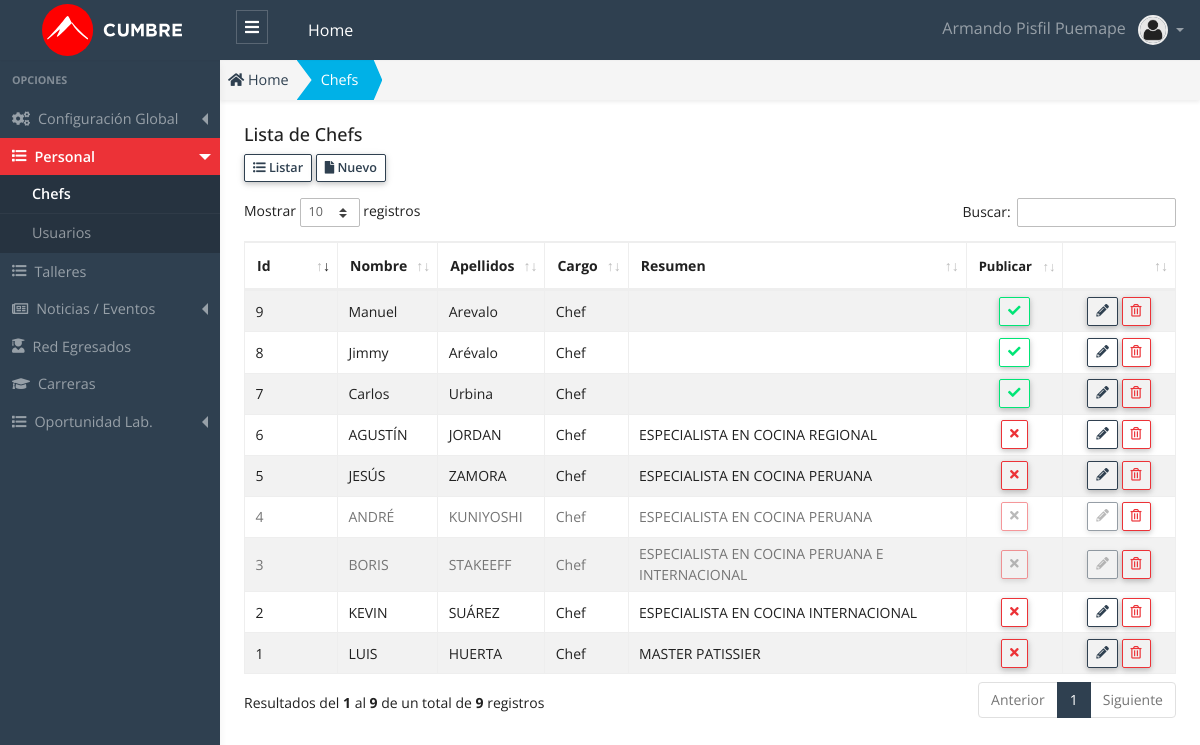
Page /public/admin/chef/chef.php (signed in) on the committed database.
### tables this page shows
CREATE TABLE `chef` (
  `id` int(11) unsigned NOT NULL AUTO_INCREMENT,
  `nombre` varchar(150) NOT NULL,
  `apellidos` varchar(150) NOT NULL DEFAULT '',
  `cargo` varchar(120) NOT NULL DEFAULT '',
  `resumen` varchar(150) DEFAULT NULL,
  `descripcion` longtext,
  `imagen` varchar(200) DEFAULT NULL,
  `item` int(11) DEFAULT NULL,
  `publicar` char(1) NOT NULL DEFAULT 'S',
  `estado` int(1) DEFAULT '1',
  `created_up` timestamp NULL DEFAULT CURRENT_TIMESTAMP ON UPDATE CURRENT_TIMESTAMP,
  PRIMARY KEY (`id`) USING BTREE
);

### public/app/database/Connection.php (called while the page is built, shortened)
<?php
Class Connection
{
  protected $db_host   = 'localhost';
  protected $db_user   = 'root';
  protected $db_pass   = '';
  protected $db_name   = 'escuelac_w_ne16';
  protected $db_port   = '3306';
  protected $db_driver = 'mysql';
  protected $query  = '';
  protected $conn   = null  ;
  private function openConnection()
  {
    $str_conn = $this->db_driver.":host=".$this->db_host.";port=".$this->db_port.";dbname=" .$this->db_name;
    $this->conn = new PDO($str_conn,$this->db_user,$this->db_pass);
    $this->conn->setAttribute(PDO::ATTR_ERRMODE, PDO::ERRMODE_EXCEPTION);
    $this->conn->query("SET NAMES 'utf8'");
    return $this->conn ;
  }
  protected function executeQuery()
  {
    $stm = $this->conn->prepare($this->query);
    $this->status = $stm->execute() ;
    if($this->status)
    {
      $column_count = $stm->columnCount() ;
      if ($column_count > 0)
      {
        $rows  = $stm->fetchAll(PDO::FETCH_ASSOC) ;
      }
    }
  }
}

### public/app/models/Chef.php (called while the page is built, shortened)
<?php
class Chef extends Connection {
  public function getAll()
  {
    try{
      $this->query = "SELECT * FROM chef; ";
      $this->executeQuery();
      $data = $this->rows ;
      return $data;
    }catch(exception $e){
      throw new Exception($e->getMessage());
    }
  }
}

### public/app/controllers/ChefController.php (called while the page is built, shortened)
<?php
 class ChefController
{
  public function getAll()
  {
    try
    {
      $chef  = new Chef();
      $data = $chef->getAll();
      return $data ;
    }
    catch (Exception $e)
    {
      throw new Exception($e->getMessage());
    }
  }
}

### public/admin/chef/chef.php (the view, shortened to what this page needs)
<?php
    $chef_controller = new ChefController();
    $data = $chef_controller->getAll();
    $title_page = "Chefs";
?>
<!DOCTYPE html>
<html lang="es">
<head>
  <?php
    require_once "../layout/head_links.phtml";
  ?>
</head>
<body>
  <?php require "../layout/header.phtml"; ?>
  <div class="app-wrap">
    <?php require_once "../layout/sidebar.phtml";?>
    <main role="main" class="main">
      <nav class="full-content" aria-label="breadcrumb">
        <ol class="breadcrumb breadcrumb-shape shadow-sm radius-0">
          <li class="breadcrumb-item">
            <a href="admin">
              <i class="fas fa-home"></i> Home
            </a>
          </li>
          <li class="breadcrumb-item active bg-info text-white" aria-current="page">
            <a class="link-white" href="admin/chef/chef.php">
              <?php echo $title_page; ?>
            </a>
          </li>
        </ol>
      </nav>
      <div class="container-full p-2 fs-x-14">
        <div class="row">
          <div class="col-12">
            <h5 class="page-header-title">Lista de <?php echo $title_page; ?> </h5>
          </div>
          <div class="col-12 mb-3">
            <a href="admin/chef/chef.php" class="btn btn-outline-primary btn-sm btn-bar" role="button">
              <i class="fas fa-list-ul"></i>
              Listar
            </a>
            <a href="admin/chef/nuevo.php" class="btn btn-outline-primary btn-sm btn-bar" role="button">
              <i class="fas fa-file"></i>
              Nuevo
            </a>
          </div>
          <div class="col-12">
            <div class="table-responsive">
            <table id="dataTableList" class="table table-striped table-bordered" style="width:100%">
              <thead>
                <tr>
                  <th width="50">Id </th>
                  <th>Nombre </th>
                  <th>Apellidos </th>
                  <th>Cargo </th>
                  <th>Resumen </th>
                  <th width="50" class="fs-x-13"> Publicar </th>
                  <th width="70"></th>
                </tr>
              </thead>
              <tbody>
                <?php foreach ($data as &$row) {?>
                  <?php
                    $classBtn = "" ;
                    $title    = "" ;
                    $icon_pub = "" ;
                    if(!empty($row["publicar"])){
                      if($row["publicar"] == "S"){
                        $classBtn =  "btn-outline-danger";
                        $title = "Desactivar/Ocultar" ;
                        $icon_pub = '<i class="fas fa-times"></i>';
                      }
                      else {
                        $classBtn =  "btn-outline-success";
                        $title = "Publicar" ;
                        $icon_pub = '<i class="fas fa-check"></i>';
                      }
                    }
                    $title_estado   = "";
                    $class_estado   = "";
                    $class_disabled = "";
                    if($row["estado"] == 1)
                    {
                      $title_estado = "Eliminar" ;
                    }
                    else
                    {
                      $title_estado   = "Recuperar" ;
                      $class_estado   = "row-disabled";
                      $class_disabled = "is-disabled";
                    }
                  ?>
                <tr class="<?php echo $class_estado ;?>" >
                  <td> <?php echo $row["id"] ?> </td>
                  <td> <?php echo $row["nombre"] ?> </td>
                  <td> <?php echo $row["apellidos"] ?> </td>
                  <td> <?php echo $row["cargo"] ?> </td>
                  <td> <?php echo $row["resumen"] ?> </td>
                  <td class="text-center">
                    <button onclick="modalPublicar(<?php echo $row['id'] ?>, `<?php echo $row['nombre'] ?>` ,`<?php echo $title ?>`, `<?php echo $row['publicar'] ?>`);" class="btn btn-sm lh-1 btn-table <?php echo $classBtn.' ' .$class_disabled; ; ?> " title="<?php echo $title; ?>" >
                    <?php echo $icon_pub ;?>
                    </button>
                  </td>
                  <td class="text-center">
                    <a class="btn btn-outline-primary btn-sm lh-1 btn-table <?php echo $class_disabled ; ?>" href="admin/chef/editar.php?id=<?php echo $row["id"] ?>" title="Editar">
                    <i class="fas fa-pencil-alt"></i>
                    </a>
                    <button class="btn btn-outline-danger btn-sm lh-1 btn-table" onclick="modalDelete(<?php echo $row["id"] ?>, `<?php echo $row['nombre'] ?>`,`<?php echo $title_estado ?>`,`<?php echo $row['estado'] ?>`);" title="<?php echo $title_estado ;?>">
                    <i class="far fa-trash-alt"></i>
                    </button>
                  </td>
                </tr>
                <?php }?>
              </tbody>
            </table>
            </div>
          </div>
        </div>
      </div>
    </main>
  </div>
  <?php require_once "../layout/datatables.phtml"?>
</body>
</html>

### rows in the picture
chef: id "1", nombre "LUIS", apellidos "HUERTA", cargo "Chef", resumen "MASTER PATISSIER", publicar "S" (drawn)
chef: id "2", nombre "KEVIN", apellidos "SUÁREZ", cargo "Chef", resumen "ESPECIALISTA EN COCINA INTERNACIONAL", publicar "S" (drawn)
chef: id "3", nombre "BORIS", apellidos "STAKEEFF", cargo "Chef", resumen "ESPECIALISTA EN COCINA PERUANA E INTERNACIONAL", publicar "S" (drawn)
chef: id "4", nombre "ANDRÉ", apellidos "KUNIYOSHI", cargo "Chef", resumen "ESPECIALISTA EN COCINA PERUANA", publicar "S" (drawn)
chef: id "5", nombre "JESÚS", apellidos "ZAMORA", cargo "Chef", resumen "ESPECIALISTA EN COCINA PERUANA", publicar "S" (drawn)
chef: id "6", nombre "AGUSTÍN", apellidos "JORDAN", cargo "Chef", resumen "ESPECIALISTA EN COCINA REGIONAL", publicar "S" (drawn)
chef: id "7", nombre "Carlos", apellidos "Urbina", cargo "Chef", publicar "N" (drawn)
chef: id "8", nombre "Jimmy", apellidos "Arévalo", cargo "Chef", publicar "N" (drawn)
chef: id "9", nombre "Manuel", apellidos "Arevalo", cargo "Chef", publicar "N" (drawn)

### other values in the picture
$_SESSION['USER']['nombre'] "Armando"
$_SESSION['USER']['apellidos'] "Pisfil Puemape"
$title_page "Chefs"
